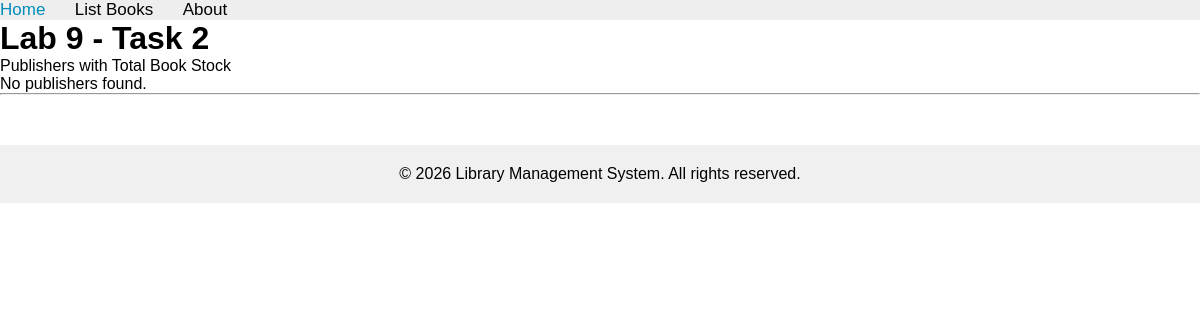
The app's page /books/lab9/task2, older data.
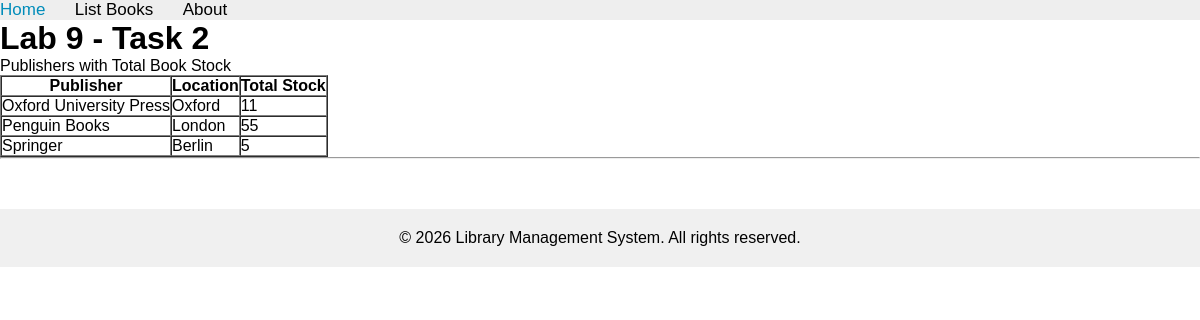
The same page, newer data.
### apps/bookmodule/models.py (models this page shows, shortened)
class Publisher(models.Model):
    name = models.CharField(max_length=200)
    location = models.CharField(max_length=300)

### apps/bookmodule/views.py (the view)
# urls.py: path('lab9/task2', views.lab9_task2, name="books.lab9_task2"),
def lab9_task2(request):
    publishers = Publisher.objects.annotate(total_stock=Sum('books__quantity')).order_by('name')
    return render(request, 'bookmodule/lab9_task2.html', {'publishers': publishers})

### apps/templates/bookmodule/lab9_task2.html (shortened to what this page needs)
{% extends "layouts/base.html" %}
{% block content %}
<h1>Lab 9 - Task 2</h1>
<p>Publishers with Total Book Stock</p>
{% if publishers %}
    <table border="1" cellpadding="8" cellspacing="0">
        <tr>
            <th>Publisher</th>
            <th>Location</th>
            <th>Total Stock</th>
        </tr>
        {% for pub in publishers %}
            <tr>
                <td>{{ pub.name }}</td>
                <td>{{ pub.location }}</td>
                <td>{{ pub.total_stock|default:0 }}</td>
            </tr>
        {% endfor %}
    </table>
{% else %}
    <p>No publishers found.</p>
{% endif %}
{% endblock content %}

Row changes from the older to the newer data that the page shows:
added Publisher: name "Oxford University Press", location "Oxford", total_stock "11"
added Publisher: name "Penguin Books", location "London", total_stock "55"
added Publisher: name "Springer", location "Berlin", total_stock "5"
Text that changed along with them:
text no longer shown: "No publishers found."
text now shown: "Publisher Location Total Stock"
